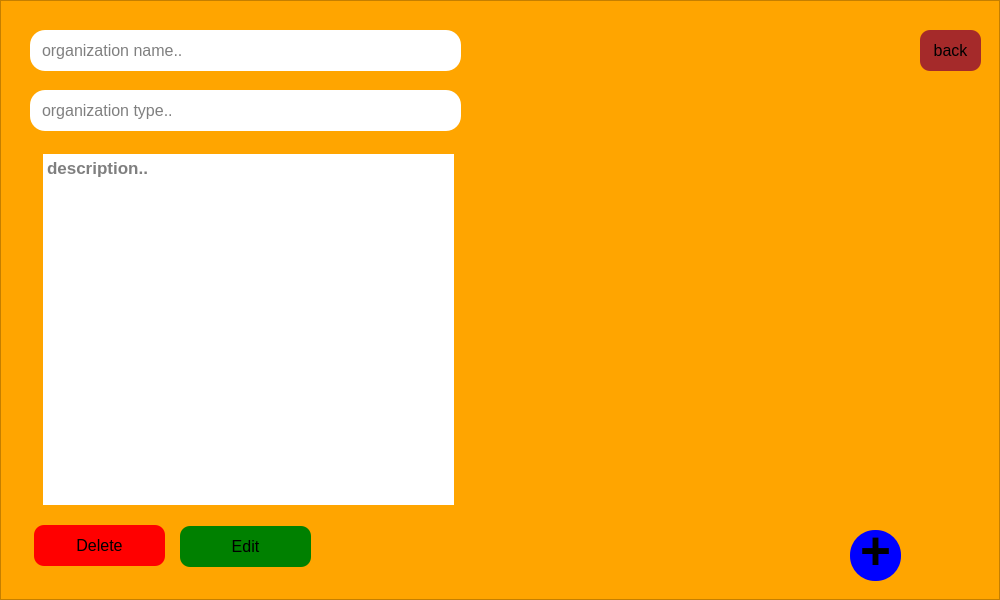
<?xml version="1.0" encoding="UTF-8"?>
<ui version="4.0">
 <class>aboutorganization</class>
 <widget class="QWidget" name="aboutorganization">
  <property name="geometry">
   <rect>
    <x>0</x>
    <y>0</y>
    <width>1000</width>
    <height>600</height>
   </rect>
  </property>
  <property name="windowTitle">
   <string>Form</string>
  </property>
  <widget class="QFrame" name="frame">
   <property name="geometry">
    <rect>
     <x>0</x>
     <y>0</y>
     <width>1000</width>
     <height>600</height>
    </rect>
   </property>
   <property name="styleSheet">
    <string notr="true">background:orange;</string>
   </property>
   <property name="frameShape">
    <enum>QFrame::StyledPanel</enum>
   </property>
   <property name="frameShadow">
    <enum>QFrame::Raised</enum>
   </property>
   <widget class="QPushButton" name="edit">
    <property name="geometry">
     <rect>
      <x>180</x>
      <y>526</y>
      <width>131</width>
      <height>41</height>
     </rect>
    </property>
    <property name="font">
     <font>
      <pointsize>12</pointsize>
     </font>
    </property>
    <property name="cursor">
     <cursorShape>PointingHandCursor</cursorShape>
    </property>
    <property name="styleSheet">
     <string notr="true">background:green;
border-radius:10;</string>
    </property>
    <property name="text">
     <string>Edit</string>
    </property>
   </widget>
   <widget class="QPushButton" name="remove">
    <property name="geometry">
     <rect>
      <x>34</x>
      <y>525</y>
      <width>131</width>
      <height>41</height>
     </rect>
    </property>
    <property name="font">
     <font>
      <pointsize>12</pointsize>
     </font>
    </property>
    <property name="cursor">
     <cursorShape>PointingHandCursor</cursorShape>
    </property>
    <property name="styleSheet">
     <string notr="true">background:red;
border-radius:10;</string>
    </property>
    <property name="text">
     <string>Delete</string>
    </property>
   </widget>
   <widget class="QScrollArea" name="scrollArea">
    <property name="geometry">
     <rect>
      <x>500</x>
      <y>30</y>
      <width>401</width>
      <height>491</height>
     </rect>
    </property>
    <property name="styleSheet">
     <string notr="true">border:none;</string>
    </property>
    <property name="widgetResizable">
     <bool>true</bool>
    </property>
    <widget class="QWidget" name="scrollAreaWidgetContents">
     <property name="geometry">
      <rect>
       <x>0</x>
       <y>0</y>
       <width>401</width>
       <height>491</height>
      </rect>
     </property>
    </widget>
   </widget>
   <widget class="QPushButton" name="back">
    <property name="geometry">
     <rect>
      <x>920</x>
      <y>30</y>
      <width>61</width>
      <height>41</height>
     </rect>
    </property>
    <property name="font">
     <font>
      <pointsize>12</pointsize>
     </font>
    </property>
    <property name="cursor">
     <cursorShape>PointingHandCursor</cursorShape>
    </property>
    <property name="styleSheet">
     <string notr="true">background:brown;
border-radius:10;</string>
    </property>
    <property name="text">
     <string>back</string>
    </property>
   </widget>
   <widget class="QPushButton" name="addmember">
    <property name="geometry">
     <rect>
      <x>850</x>
      <y>530</y>
      <width>51</width>
      <height>51</height>
     </rect>
    </property>
    <property name="font">
     <font>
      <pointsize>40</pointsize>
      <bold>true</bold>
      <underline>false</underline>
     </font>
    </property>
    <property name="cursor">
     <cursorShape>PointingHandCursor</cursorShape>
    </property>
    <property name="autoFillBackground">
     <bool>false</bool>
    </property>
    <property name="styleSheet">
     <string notr="true">background:blue;
border-radius:25;
padding-bottom:10;</string>
    </property>
    <property name="text">
     <string>+</string>
    </property>
    <property name="iconSize">
     <size>
      <width>20</width>
      <height>20</height>
     </size>
    </property>
    <property name="checkable">
     <bool>false</bool>
    </property>
    <property name="autoRepeat">
     <bool>false</bool>
    </property>
    <property name="autoDefault">
     <bool>false</bool>
    </property>
    <property name="flat">
     <bool>false</bool>
    </property>
   </widget>
  </widget>
  <widget class="QTextEdit" name="description">
   <property name="geometry">
    <rect>
     <x>33</x>
     <y>154</y>
     <width>421</width>
     <height>351</height>
    </rect>
   </property>
   <property name="font">
    <font>
     <pointsize>13</pointsize>
     <bold>true</bold>
    </font>
   </property>
   <property name="styleSheet">
    <string notr="true">background:&quot;#fbd9b1&quot;;
border:none;
border-radius:15;
padding-left:10;</string>
   </property>
   <property name="html">
    <string>&lt;!DOCTYPE HTML PUBLIC &quot;-//W3C//DTD HTML 4.0//EN&quot; &quot;http://www.w3.org/TR/REC-html40/strict.dtd&quot;&gt;
&lt;html&gt;&lt;head&gt;&lt;meta name=&quot;qrichtext&quot; content=&quot;1&quot; /&gt;&lt;meta charset=&quot;utf-8&quot; /&gt;&lt;style type=&quot;text/css&quot;&gt;
p, li { white-space: pre-wrap; }
hr { height: 1px; border-width: 0; }
li.unchecked::marker { content: &quot;\2610&quot;; }
li.checked::marker { content: &quot;\2612&quot;; }
&lt;/style&gt;&lt;/head&gt;&lt;body style=&quot; font-family:'Segoe UI'; font-size:13pt; font-weight:700; font-style:normal;&quot;&gt;
&lt;p style=&quot;-qt-paragraph-type:empty; margin-top:0px; margin-bottom:0px; margin-left:0px; margin-right:0px; -qt-block-indent:0; text-indent:0px; font-weight:300;&quot;&gt;&lt;br /&gt;&lt;/p&gt;&lt;/body&gt;&lt;/html&gt;</string>
   </property>
   <property name="placeholderText">
    <string>description..</string>
   </property>
  </widget>
  <widget class="QLineEdit" name="type">
   <property name="geometry">
    <rect>
     <x>30</x>
     <y>90</y>
     <width>431</width>
     <height>41</height>
    </rect>
   </property>
   <property name="font">
    <font>
     <pointsize>12</pointsize>
    </font>
   </property>
   <property name="styleSheet">
    <string notr="true">background:&quot;#fbd9b1&quot;;
border:none;
border-radius:15;
padding-left:10;</string>
   </property>
   <property name="placeholderText">
    <string>organization type..</string>
   </property>
  </widget>
  <widget class="QLineEdit" name="name">
   <property name="geometry">
    <rect>
     <x>30</x>
     <y>30</y>
     <width>431</width>
     <height>41</height>
    </rect>
   </property>
   <property name="font">
    <font>
     <pointsize>12</pointsize>
    </font>
   </property>
   <property name="styleSheet">
    <string notr="true">background:&quot;#fbd9b1&quot;;
border:none;
border-radius:15;
padding-left:10;</string>
   </property>
   <property name="text">
    <string/>
   </property>
   <property name="placeholderText">
    <string>organization name..</string>
   </property>
  </widget>
 </widget>
 <resources/>
 <connections/>
</ui>
